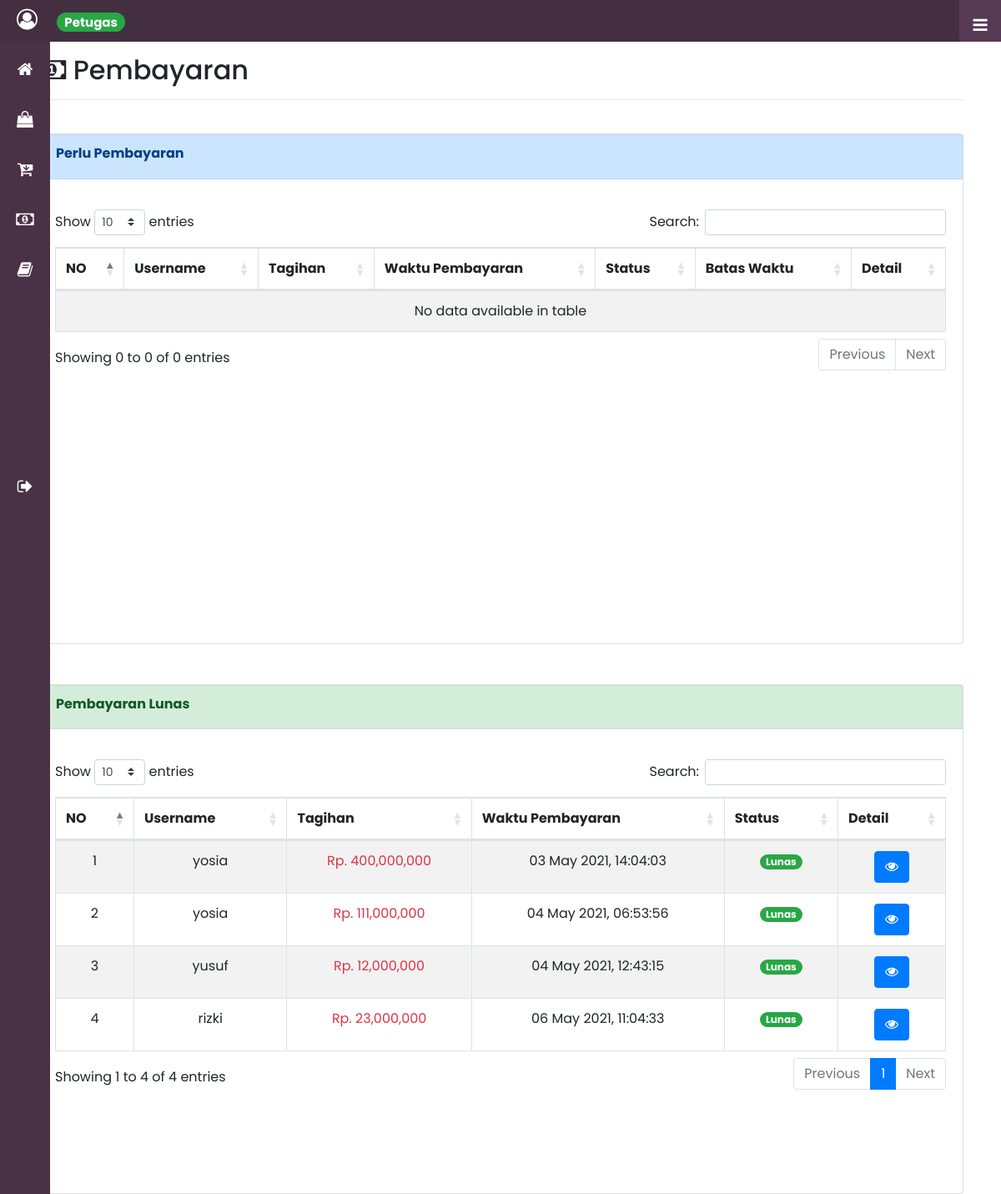
Screenshot of /index.php/c_pembayaran/petugas with the database file from the repository.
### tables this page shows
CREATE TABLE `tb_pembayaran` (
  `id_bayar` int(11) NOT NULL AUTO_INCREMENT,
  `id_lelang` int(11) DEFAULT NULL,
  `id_barang` int(11) DEFAULT NULL,
  `status_bayar` enum('belum','sudah') DEFAULT NULL,
  `va` varchar(255) DEFAULT NULL,
  `rekening` varchar(255) DEFAULT NULL,
  `waktu_bayar` datetime DEFAULT NULL ON UPDATE CURRENT_TIMESTAMP,
  `id_user` int(11) DEFAULT NULL,
  `jumlah_bayar` varchar(255) DEFAULT NULL,
  `batas_bayar` datetime DEFAULT NULL ON UPDATE CURRENT_TIMESTAMP,
  PRIMARY KEY (`id_bayar`)
);

CREATE TABLE `tb_masyarakat` (
  `id_user` int(11) NOT NULL AUTO_INCREMENT,
  `nama_lengkap` varchar(255) DEFAULT NULL,
  `username` varchar(255) DEFAULT NULL,
  `password` varchar(255) DEFAULT NULL,
  `v_password` varchar(255) DEFAULT NULL,
  `telp` varchar(255) DEFAULT NULL,
  `email` varchar(255) DEFAULT NULL,
  `alamat` text,
  `tpt_lahir` varchar(255) DEFAULT NULL,
  `tgl` date DEFAULT NULL,
  `wajah` blob,
  `ktp` blob,
  `nik` varchar(255) DEFAULT NULL,
  `gender` varchar(255) DEFAULT NULL,
  `verif` int(3) DEFAULT NULL,
  `alasan` text,
  `active` int(11) DEFAULT NULL,
  PRIMARY KEY (`id_user`)
);

CREATE TABLE `tb_lelang` (
  `id_lelang` int(11) NOT NULL AUTO_INCREMENT,
  `id_barang` int(11) DEFAULT NULL,
  `id_user` int(11) DEFAULT NULL,
  `tgl_lelang` date DEFAULT NULL,
  `id_petugas` int(11) DEFAULT NULL,
  `batas` datetime DEFAULT NULL ON UPDATE CURRENT_TIMESTAMP,
  `status` enum('dibuka','ditutup') DEFAULT NULL,
  `harga_akhir` varchar(255) DEFAULT NULL,
  `waktu_menang` datetime DEFAULT NULL ON UPDATE CURRENT_TIMESTAMP,
  PRIMARY KEY (`id_lelang`)
);

### application/controllers/C_pembayaran.php (called while the page is built, shortened)
<?php
class C_pembayaran extends CI_Controller
{
    public function __construct()
    {
        $this->load->helper('url');
        $this->load->helper('form');
        $this->load->Model('M_pembayaran');
    }
    public function petugas()
    {
        $data['title'] = "Pembayaran";
        $sekarang = date('Y-m-d H:i:s');
        $jam = $this->M_pembayaran->get_ambil($sekarang);
        $data['waktu'] = $jam['jam'];
        $data['bayar'] = $this->M_pembayaran->get_bayar();
        $data['lunas'] = $this->M_pembayaran->get_lunas();
        $this->load->view('template_admin/header', $data);
        $this->load->view('template_admin/sidebar_petugas', $data);
        $this->load->view('petugas/Vp_pembayaran', $data);
        $this->load->view('template_admin/footer');
    }
}

### index.php (called while the page is built, shortened)
<?php
require_once BASEPATH.'core/CodeIgniter.php';

### application/models/M_pembayaran.php (called while the page is built, shortened)
<?php
class M_pembayaran extends CI_Model
{
    public function get_lunas()
    {
        $sql = "SELECT * FROM tb_pembayaran JOIN tb_lelang ON tb_pembayaran.id_lelang=tb_lelang.id_lelang JOIN tb_barang ON tb_pembayaran.id_barang=tb_barang.id_barang JOIN tb_masyarakat ON tb_pembayaran.id_user=tb_masyarakat.id_user WHERE tb_pembayaran.status_bayar='sudah'";
        return $this->db->query($sql)->result();
    }
}

### application/views/petugas/Vp_pembayaran.php (the view, shortened to what this page needs)
<div class="konten">
    <div class="container">
        <h2> <i class="fa fa-money"></i> Pembayaran</h2>
        <hr><br>
        <div class="card">
            <div class="card-header alert alert-primary">
                <h6><b>Perlu Pembayaran</b></h6>
            </div>
            <div class="card-body">
                <div class="table-responsive">
                    <div class="tb-pelelang">
                        <table class="table table-bordered table-striped text-center" id="p_bayar">
                            <thead>
                                <tr>
                                    <th>NO</th>
                                    <th>Username</th>
                                    <th>Tagihan</th>
                                    <th>Waktu Pembayaran</th>
                                    <th>Status</th>
                                    <th>Batas Waktu</th>
                                    <th>Detail</th>
                                </tr>
                            </thead>
                            <tbody>
                            </tbody>
                        </table>
                    </div>
                </div>
            </div>
        </div>
        <div class="card mt-5">
            <div class="card-header alert alert-success">
                <h6><b>Pembayaran Lunas</b></h6>
            </div>
            <div class="card-body">
                <div class="table-responsive">
                    <div class="tb-pelelang">
                        <table class="table table-bordered table-striped text-center" id="lunas">
                            <thead>
                                <tr>
                                    <th>NO</th>
                                    <th>Username</th>
                                    <th>Tagihan</th>
                                    <th>Waktu Pembayaran</th>
                                    <th>Status</th>
                                    <th>Detail</th>
                                </tr>
                            </thead>
                            <tbody>
                                <?php
                                $no = 1;
                                foreach ($lunas as $byr) :
                                ?>
                                    <tr>
                                        <td><?= $no++; ?></td>
                                        <td><?= $byr->username; ?></td>
                                        <td class="text-danger">Rp. <?= number_format($byr->harga_akhir); ?></td>
                                        <td><?= date('d F Y, H:i:s', strtotime($byr->waktu_bayar)); ?></td>
                                        <td>
                                            <?php if ($byr->status_bayar == 'belum') { ?>
                                                <p class="badge badge-pill badge-danger">Belum</p>
                                            <?php } else { ?>
                                                <p class="badge badge-pill badge-success">Lunas</p>
                                            <?php } ?>
                                        </td>
                                        <td>
                                            <button class="btn btn-primary" data-toggle="modal" data-target="#detail<?= $byr->id_bayar; ?>">
                                                <i class="fa fa-eye"></i>
                                            </button>
                                        </td>
                                    </tr>
                                <?php endforeach; ?>
                            </tbody>
                        </table>
                    </div>
                </div>
            </div>
        </div>
    </div>
</div>

### assets/css/style.css (style rules this page uses)
* { margin: 0; padding: 0; box-sizing: border-box; font-family: 'Poppins', sans-serif; scroll-behavior: smooth; }
.index { min-height: 100vh; background: #ffffff; }
.konten { transition: .5s; padding-top: 65px; }
.tb-pelelang { height: 500px; overflow-y: auto; }

### rows the page displays
tb_pembayaran: id_user.username "yosia", id_lelang.harga_akhir "400,000,000", waktu_bayar "03 May 2021, 14:04:03", status_bayar "Lunas"
tb_pembayaran: id_user.username "yosia", id_lelang.harga_akhir "111,000,000", waktu_bayar "04 May 2021, 06:53:56", status_bayar "Lunas"
tb_pembayaran: id_user.username "yusuf", id_lelang.harga_akhir "12,000,000", waktu_bayar "04 May 2021, 12:43:15", status_bayar "Lunas"
tb_pembayaran: id_user.username "rizki", id_lelang.harga_akhir "23,000,000", waktu_bayar "06 May 2021, 11:04:33", status_bayar "Lunas"
